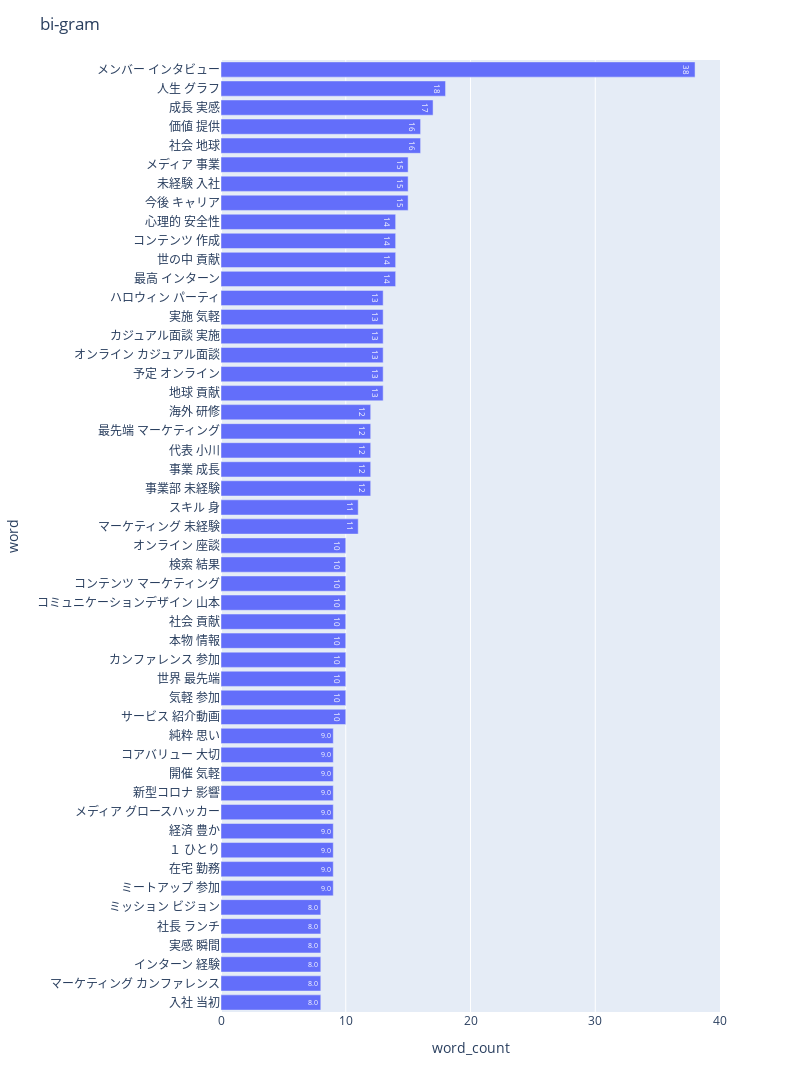

This figure's notebook cell:
### Markdown cell above
## 3-2. bi-gram

### Code cell
npt.bar_ngram(
    title='bi-gram',
    xaxis_label='word_count',
    yaxis_label='word',
    ngram=2,
    top_n=50,
    stopwords=stopwords,
    save=True
)

### Figure 1 — Plotly figure (JSON) as saved in the notebook; plotly's stock layout.template omitted (floating-point values rounded to 4 significant figures)
{"data": [{"alignmentgroup": "True", "hovertemplate": "word_count=%{text}<br>word=%{y}<extra></extra>", "legendgroup": "", "marker": {}, "name": "", "offsetgroup": "", "orientation": "h", "showlegend": false, "text": [8, 8, 8, 8, 8, 8, 9, 9, 9, 9, 9, 9, 9, 9, 9, 10, 10, 10, 10, 10, 10, 10, 10, 10, 10, 11, 11, 12, 12, 12, 12, 12, 13, 13, 13, 13, 13, 13, 14, 14, 14, 14, 15, 15, 15, 16, 16, 17, 18, 38], "textposition": "auto", "texttemplate": "%{text:.2s}", "type": "bar", "x": [8, 8, 8, 8, 8, 8, 9, 9, 9, 9, 9, 9, 9, 9, 9, 10, 10, 10, 10, 10, 10, 10, 10, 10, 10, 11, 11, 12, 12, 12, 12, 12, 13, 13, 13, 13, 13, 13, 14, 14, 14, 14, 15, 15, 15, 16, 16, 17, 18, 38], "xaxis": "x", "y": ["入社 当初", "マーケティング カンファレンス", "インターン 経験", "実感 瞬間", "社長 ランチ", "ミッション ビジョン", "ミートアップ 参加", "在宅 勤務", "１ ひとり", "経済 豊か", "メディア グロースハッカー", "新型コロナ 影響", "開催 気軽", "コアバリュー 大切", "純粋 思い", "サービス 紹介動画", "気軽 参加", "世界 最先端", "カンファレンス 参加", "本物 情報", "社会 貢献", "コミュニケーションデザイン 山本", "コンテンツ マーケティング", "検索 結果", "オンライン 座談", "マーケティング 未経験", "スキル 身", "事業部 未経験", "事業 成長", "代表 小川", "最先端 マーケティング", "海外 研修", "地球 貢献", "予定 オンライン", "オンライン カジュアル面談", "カジュアル面談 実施", "実施 気軽", "ハロウィン パーティ", "最高 インターン", "世の中 貢献", "コンテンツ 作成", "心理的 安全性", "今後 キャリア", "未経験 入社", "メディア 事業", "社会 地球", "価値 提供", "成長 実感", "人生 グラフ", "メンバー インタビュー"], "yaxis": "y"}], "layout": {"barmode": "relative", "height": 1100, "legend": {"tracegroupgap": 0}, "margin": {"t": 60}, "title": {"text": "bi-gram"}, "width": 800, "xaxis": {"anchor": "y", "domain": [0, 1], "title": {"text": "word_count"}}, "yaxis": {"anchor": "x", "domain": [0, 1], "title": {"text": "word"}}}}
